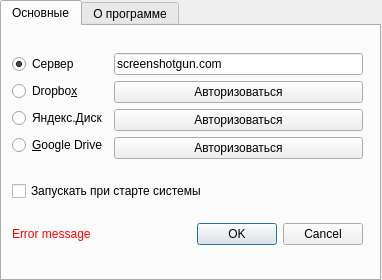
<?xml version="1.0" encoding="UTF-8"?>
<ui version="4.0">
 <class>Settings</class>
 <widget class="QDialog" name="Settings">
  <property name="geometry">
   <rect>
    <x>0</x>
    <y>0</y>
    <width>382</width>
    <height>280</height>
   </rect>
  </property>
  <property name="sizePolicy">
   <sizepolicy hsizetype="Preferred" vsizetype="Expanding">
    <horstretch>0</horstretch>
    <verstretch>0</verstretch>
   </sizepolicy>
  </property>
  <property name="windowTitle">
   <string>Настройки</string>
  </property>
  <widget class="QTabWidget" name="tabWidget">
   <property name="geometry">
    <rect>
     <x>0</x>
     <y>0</y>
     <width>381</width>
     <height>281</height>
    </rect>
   </property>
   <property name="currentIndex">
    <number>0</number>
   </property>
   <widget class="QWidget" name="tab">
    <attribute name="title">
     <string>Основные</string>
    </attribute>
    <widget class="QWidget" name="">
     <property name="geometry">
      <rect>
       <x>10</x>
       <y>11</y>
       <width>351</width>
       <height>226</height>
      </rect>
     </property>
     <layout class="QVBoxLayout" name="verticalLayout_4">
      <item>
       <layout class="QGridLayout" name="gridLayout">
        <item row="0" column="0" rowspan="4">
         <layout class="QVBoxLayout" name="verticalLayout">
          <item>
           <widget class="QRadioButton" name="radioButtonServer">
            <property name="text">
             <string>Сервер</string>
            </property>
            <property name="checked">
             <bool>true</bool>
            </property>
           </widget>
          </item>
          <item>
           <widget class="QRadioButton" name="radioButtonDropbox">
            <property name="enabled">
             <bool>true</bool>
            </property>
            <property name="text">
             <string>Dropbo&amp;x</string>
            </property>
           </widget>
          </item>
          <item>
           <widget class="QRadioButton" name="radioButtonYandex">
            <property name="enabled">
             <bool>true</bool>
            </property>
            <property name="text">
             <string>Яндекс.Диск</string>
            </property>
           </widget>
          </item>
          <item>
           <widget class="QRadioButton" name="radioButtonGoogle">
            <property name="enabled">
             <bool>true</bool>
            </property>
            <property name="text">
             <string>&amp;Google Drive</string>
            </property>
           </widget>
          </item>
         </layout>
        </item>
        <item row="0" column="1">
         <widget class="QLineEdit" name="serverEdit">
          <property name="text">
           <string>screenshotgun.com</string>
          </property>
          <property name="placeholderText">
           <string>Адрес сервера</string>
          </property>
         </widget>
        </item>
        <item row="1" column="1">
         <widget class="QPushButton" name="authDropbox">
          <property name="text">
           <string>Авторизоваться</string>
          </property>
         </widget>
        </item>
        <item row="2" column="1">
         <widget class="QPushButton" name="authYandex">
          <property name="text">
           <string>Авторизоваться</string>
          </property>
         </widget>
        </item>
        <item row="3" column="1">
         <widget class="QPushButton" name="authGoogle">
          <property name="text">
           <string>Авторизоваться</string>
          </property>
         </widget>
        </item>
       </layout>
      </item>
      <item>
       <widget class="QCheckBox" name="autoStartupCheckBox">
        <property name="text">
         <string>Запускать при старте системы</string>
        </property>
       </widget>
      </item>
      <item>
       <layout class="QHBoxLayout" name="horizontalLayout">
        <item>
         <widget class="QLabel" name="errorLabel">
          <property name="enabled">
           <bool>true</bool>
          </property>
          <property name="sizePolicy">
           <sizepolicy hsizetype="Preferred" vsizetype="Preferred">
            <horstretch>0</horstretch>
            <verstretch>0</verstretch>
           </sizepolicy>
          </property>
          <property name="palette">
           <palette>
            <active>
             <colorrole role="WindowText">
              <brush brushstyle="SolidPattern">
               <color alpha="255">
                <red>255</red>
                <green>0</green>
                <blue>0</blue>
               </color>
              </brush>
             </colorrole>
            </active>
            <inactive>
             <colorrole role="WindowText">
              <brush brushstyle="SolidPattern">
               <color alpha="255">
                <red>255</red>
                <green>0</green>
                <blue>0</blue>
               </color>
              </brush>
             </colorrole>
            </inactive>
            <disabled>
             <colorrole role="WindowText">
              <brush brushstyle="SolidPattern">
               <color alpha="255">
                <red>190</red>
                <green>190</green>
                <blue>190</blue>
               </color>
              </brush>
             </colorrole>
            </disabled>
           </palette>
          </property>
          <property name="autoFillBackground">
           <bool>false</bool>
          </property>
          <property name="text">
           <string>Error message</string>
          </property>
          <property name="wordWrap">
           <bool>true</bool>
          </property>
         </widget>
        </item>
        <item>
         <widget class="QDialogButtonBox" name="submitButtons">
          <property name="orientation">
           <enum>Qt::Horizontal</enum>
          </property>
          <property name="standardButtons">
           <set>QDialogButtonBox::Cancel|QDialogButtonBox::Ok</set>
          </property>
         </widget>
        </item>
       </layout>
      </item>
     </layout>
    </widget>
   </widget>
   <widget class="QWidget" name="tab_2">
    <property name="enabled">
     <bool>true</bool>
    </property>
    <attribute name="title">
     <string>О программе</string>
    </attribute>
    <widget class="QWidget" name="layoutWidget1">
     <property name="geometry">
      <rect>
       <x>10</x>
       <y>10</y>
       <width>300</width>
       <height>101</height>
      </rect>
     </property>
     <layout class="QVBoxLayout" name="verticalLayout_2">
      <item>
       <widget class="QLabel" name="label">
        <property name="text">
         <string>Сайт: &lt;a href=&quot;http://screenshotgun.com&quot;&gt;screenshotgun.com&lt;/a&gt;</string>
        </property>
        <property name="textFormat">
         <enum>Qt::AutoText</enum>
        </property>
        <property name="openExternalLinks">
         <bool>true</bool>
        </property>
       </widget>
      </item>
      <item>
       <widget class="QLabel" name="label_2">
        <property name="text">
         <string>Разработчик: &lt;a href=&quot;http://ismd.me&quot;&gt;Костелей Владимир&lt;/a&gt;</string>
        </property>
        <property name="openExternalLinks">
         <bool>true</bool>
        </property>
       </widget>
      </item>
      <item>
       <widget class="QLabel" name="label_3">
        <property name="text">
         <string>e-mail: &lt;a href=&quot;mailto:ismd@screenshotgun.com&quot;&gt;ismd@screenshotgun.com&lt;/a&gt;</string>
        </property>
        <property name="openExternalLinks">
         <bool>true</bool>
        </property>
       </widget>
      </item>
      <item>
       <widget class="QLabel" name="label_4">
        <property name="text">
         <string>Исходный код: &lt;a href=&quot;https://github.com/ismd/screenshotgun&quot;&gt;github.com/ismd/screenshotgun&lt;/a&gt;</string>
        </property>
        <property name="openExternalLinks">
         <bool>true</bool>
        </property>
       </widget>
      </item>
     </layout>
    </widget>
    <widget class="QWidget" name="layoutWidget2">
     <property name="geometry">
      <rect>
       <x>10</x>
       <y>120</y>
       <width>351</width>
       <height>121</height>
      </rect>
     </property>
     <layout class="QVBoxLayout" name="verticalLayout_3">
      <item>
       <widget class="QLabel" name="label_5">
        <property name="text">
         <string>История изменений:</string>
        </property>
       </widget>
      </item>
      <item>
       <widget class="QPlainTextEdit" name="changelogTextEdit">
        <property name="enabled">
         <bool>true</bool>
        </property>
        <property name="readOnly">
         <bool>true</bool>
        </property>
       </widget>
      </item>
     </layout>
    </widget>
   </widget>
  </widget>
 </widget>
 <resources/>
 <connections>
  <connection>
   <sender>submitButtons</sender>
   <signal>accepted()</signal>
   <receiver>Settings</receiver>
   <slot>accept()</slot>
   <hints>
    <hint type="sourcelabel">
     <x>248</x>
     <y>254</y>
    </hint>
    <hint type="destinationlabel">
     <x>157</x>
     <y>274</y>
    </hint>
   </hints>
  </connection>
  <connection>
   <sender>submitButtons</sender>
   <signal>rejected()</signal>
   <receiver>Settings</receiver>
   <slot>reject()</slot>
   <hints>
    <hint type="sourcelabel">
     <x>316</x>
     <y>260</y>
    </hint>
    <hint type="destinationlabel">
     <x>286</x>
     <y>274</y>
    </hint>
   </hints>
  </connection>
 </connections>
</ui>
